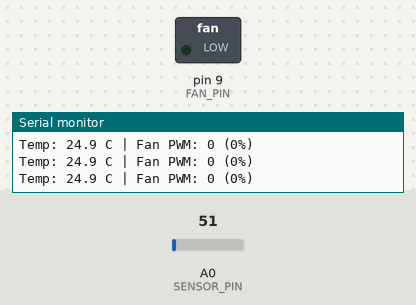
The sketch below on a simulated Arduino Uno, built with avr-gcc and run on an emulated ATmega328P. Parts: switched loads named in the sketch (green lamp = pin HIGH), the last lines printed to the serial monitor. Inputs (shaded band) come from the test bench; at power-on: A0 (SENSOR_PIN) = 51.

Above: at 1.2 s.
1.3 s: A0 (SENSOR_PIN) set to 62
At 2.3 s:
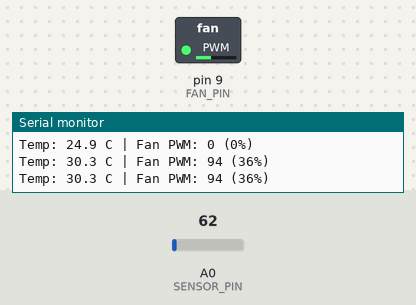
3.2 s: A0 (SENSOR_PIN) set to 71
At 4.3 s:
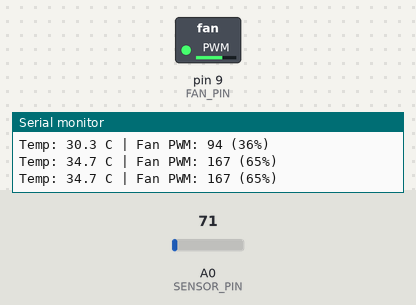
4.8 s: A0 (SENSOR_PIN) set to 86
At 6.4 s:
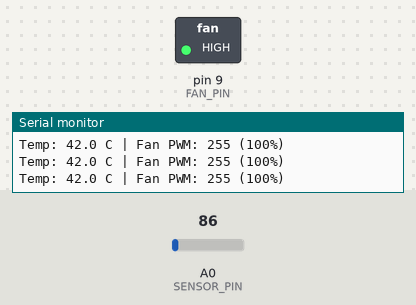
Timing chart, 0 to 7.9 s (numbered marks = the images above; inputs shaded):
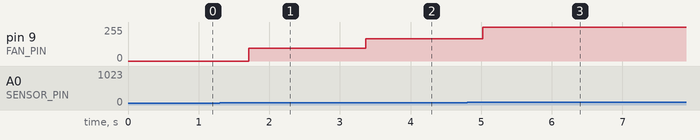

The sketch:

fan_temperature_fan_control.ino
```cpp
/*
 * Temperature-Controlled Fan Speed System
 * Board  : Arduino Uno
 * Sensor : LM35 (10 mV per degree Celsius) on A0
 * Output : PWM pin 9 -> MOSFET/transistor gate -> DC fan
 *
 * The fan stays off in cool conditions, then speeds up smoothly
 * as the temperature rises, and runs at full speed when hot.
 */

const int SENSOR_PIN = A0;
const int FAN_PIN    = 9;       // PWM-capable pin

const float TEMP_OFF  = 28.0;   // fan turns OFF below this (deg C)
const float TEMP_ON   = 30.0;   // fan turns ON above this (deg C)
const float TEMP_FULL = 40.0;   // full speed at or above this (deg C)

const int PWM_MIN = 90;         // lowest duty that reliably spins the fan
const int PWM_MAX = 255;

const int SAMPLES = 10;         // readings averaged to reduce noise
const unsigned long LOOP_DELAY_MS = 500;

bool fanRunning = false;

float readTemperatureC() {
  long total = 0;
  for (int i = 0; i < SAMPLES; i++) {
    total += analogRead(SENSOR_PIN);
    delay(5);
  }
  float adc = total / (float)SAMPLES;
  float volts = adc * (5.0 / 1023.0);
  return volts * 100.0;         // LM35: 10 mV per deg C
}

int speedFromTemperature(float t) {
  if (t >= TEMP_FULL) return PWM_MAX;
  return (int)map((long)(t * 10), (long)(TEMP_ON * 10), (long)(TEMP_FULL * 10), PWM_MIN, PWM_MAX);
}

void setup() {
  pinMode(FAN_PIN, OUTPUT);
  analogWrite(FAN_PIN, 0);
  Serial.begin(9600);
  Serial.println(F("Temperature-controlled fan started"));
}

void loop() {
  float t = readTemperatureC();

  // Hysteresis: separate ON and OFF thresholds stop the fan from flickering
  if (!fanRunning && t >= TEMP_ON)  fanRunning = true;
  if (fanRunning  && t <= TEMP_OFF) fanRunning = false;

  int pwm = fanRunning ? constrain(speedFromTemperature(t), PWM_MIN, PWM_MAX) : 0;
  analogWrite(FAN_PIN, pwm);

  Serial.print(F("Temp: "));
  Serial.print(t, 1);
  Serial.print(F(" C | Fan PWM: "));
  Serial.print(pwm);
  Serial.print(F(" ("));
  Serial.print(pwm * 100 / 255);
  Serial.println(F("%)"));

  delay(LOOP_DELAY_MS);
}
```

Measured:
- the behaviour switches between 61 and 62 on A0 (SENSOR_PIN) (found by bisection; images 0 and 1)
- after the input at 1.3 s, pin 9 (FAN_PIN): 0/255 → 94/255 after 0.41 s
- after the input at 3.2 s, pin 9 (FAN_PIN): 94/255 → 167/255 after 0.16 s
- after the input at 4.8 s, pin 9 (FAN_PIN): 167/255 → 255/255 after 0.22 s
